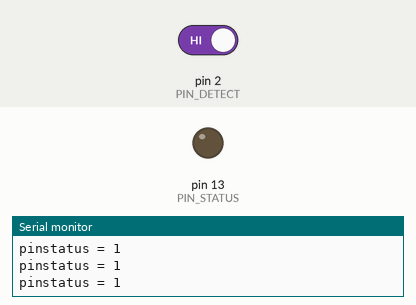
Simulated run of this sketch. Board: Arduino Uno, built with avr-gcc and run on an emulated ATmega328P. Shown: output pins drawn as LEDs (lit = HIGH), the last lines printed to the serial monitor. The test bench sets the inputs (shaded band); at power-on: pin 2 (PIN_DETECT) HIGH.

Above: at 1.8 s.
1.9 s: pin 2 (PIN_DETECT) driven LOW
At 2.4 s:
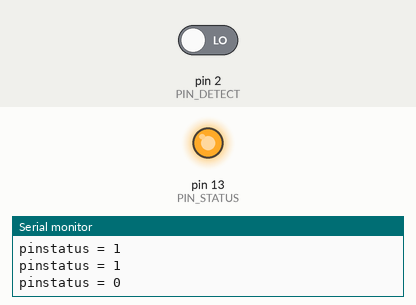
3.5 s: pin 2 (PIN_DETECT) driven HIGH
At 4.8 s:
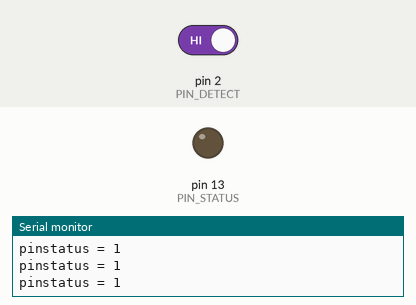
Timing chart, 0 to 6.5 s (numbered marks = the images above; inputs shaded):
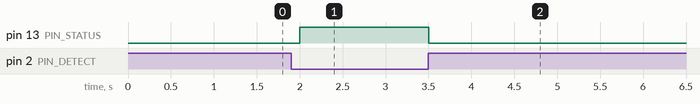

The sketch:

IR-Break.ino
```cpp
#include <IRremote.h>
#include <LiquidCrystal.h>

#define PIN_DETECT 2
#define PIN_ANALOG 1
#define PIN_STATUS 13

IRsend irsend;
// initialize the library with the numbers of the interface pins
//LiquidCrystal lcd(12, 11, 7, 6, 5, 4);
int visitors = 0;

void setup()
{
	pinMode(PIN_DETECT, INPUT);
	pinMode(PIN_STATUS, OUTPUT);
	irsend.enableIROut(38);
	irsend.mark(0);
	Serial.begin(9600);
	// set up the LCD's number of columns and rows:
	//lcd.begin(16, 2);
	// Print a message to the LCD.
	//lcd.print("McMath Library");
	//delay(2000); // this delay prevents false start up counts ??
}

void loop()
{
	int pinstatus = digitalRead(PIN_DETECT);
	//int pinstatus = analogRead(A0);
	digitalWrite(PIN_STATUS, !pinstatus);
	Serial.print("pinstatus = ");
	Serial.println(pinstatus);
	if(!pinstatus) visitors++;
	// set the cursor to column 0, line 1
	// (note: line 1 is the second row, since counting begins with 0):
	//lcd.setCursor(0, 1);
	//lcd.print("Visitors: ");
	//lcd.print(visitors);
	delay(500);
}
```

Measured:
- after the input at 1.9 s, pin 13 (PIN_STATUS): LOW → HIGH after 0.10 s
- after the input at 3.5 s, pin 13 (PIN_STATUS): HIGH → LOW at once
